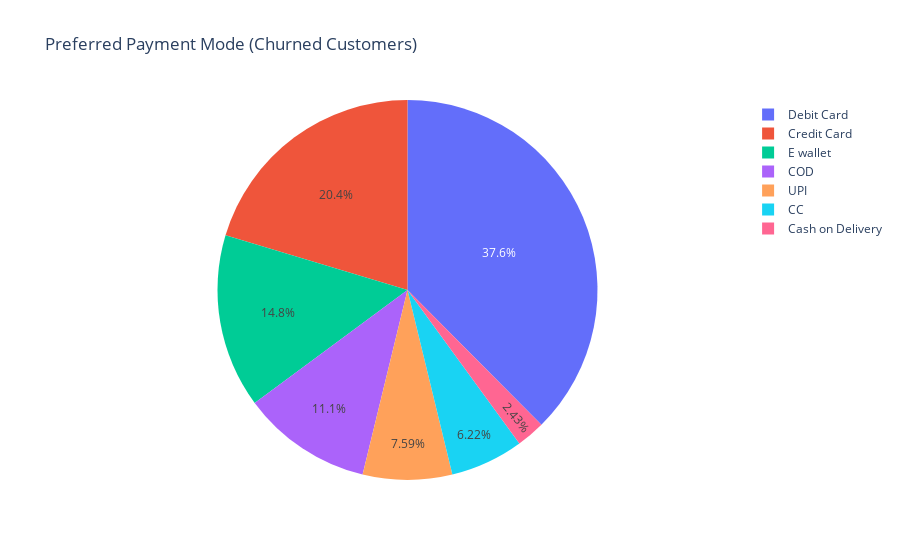

The code cell stored with this chart in its notebook:
### Code cell
fig = px.pie(
    ecomerce_df[ecomerce_df["Churn"]==1],
    names="PreferredPaymentMode",
    title="Preferred Payment Mode (Churned Customers)"
)
fig.show()

### Figure 1 — Plotly figure (JSON) as saved in the notebook; plotly's stock layout.template omitted (floating-point values rounded to 4 significant figures; data arrays with more than 128 entries replaced by an {"elided": "..."} marker saying what was removed)
{"data": [{"domain": {"x": [0, 1], "y": [0, 1]}, "hovertemplate": "PreferredPaymentMode=%{label}<extra></extra>", "labels": {"elided": "948 str values"}, "legendgroup": "", "name": "", "showlegend": true, "type": "pie"}], "layout": {"legend": {"tracegroupgap": 0}, "title": {"text": "Preferred Payment Mode (Churned Customers)"}}}
